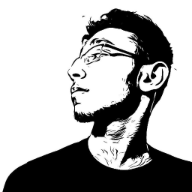
#> input picture images/12.png, 192 x 192 px, found by its file name
$ jupyter execute a.ipynb   (older library calls are emulated)
#> lines starting #> are read from the running program, lines starting #| are printed output that depends on the picture; after the words box and inside, x2 and y2 are one past the last pixel; in counts of white or black regions, pixels touching at a corner belong together
[cell 1]
import cv2
import numpy as np
import matplotlib.pyplot as plt

**mean Filtering**

kernel = $\frac 1 n^2 M_{n*n}$

[cell 2]
img= np.zeros((100,100),dtype = np.uint8)

img[30:60,30:60] = 255

plt.imshow(img,cmap = 'gray')
plt.show()

[cell 3]
kernel = np.ones((10,10),np.float32)/100
image = cv2.filter2D(img,-1,kernel)
plt.imshow(image,cmap='gray')
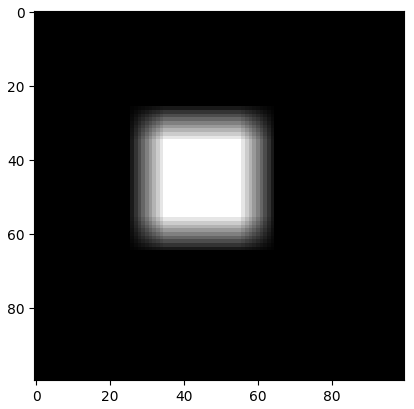
#> figure drawn by matplotlib, 1 panel

[cell 4]
img1 = cv2.imread('images/12.png')
#> img1 is the input picture: shape (192, 192, 3); min 0, max 255, mean 172.4
img1 = cv2.cvtColor(img1,cv2.COLOR_BGR2RGB)
plt.imshow(img1)
plt.show()

[cell 5]
image = cv2.filter2D(img1,-1,kernel)
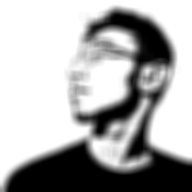
#> image: shape (192, 192, 3); min 0, max 255, mean 173.2
plt.imshow(image)

**Median Blur**

[cell 6]
medianblur = cv2.medianBlur(img1,9)
plt.imshow(medianblur)
plt.show()

[cell 7]
noise = np.random.rand(*img1.shape)*100
noise[noise<90]=0
plt.imshow(noise)

[cell 8]
noise = noise.astype('uint8')
plt.imshow(noise)

[cell 9]
noisy_image = noise+img1
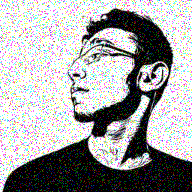
#> noisy_image: shape (192, 192, 3); mean R, G, B 164.9, 164.7, 164.7
noisy_image[noisy_image>255]=255
noisy_image = noisy_image.astype('uint8')
plt.imshow(noisy_image)

[cell 10]
plt.hist(noisy_image.ravel(),256,[0,256])
plt.show()
#> figure, not shown here; tallest bar 55841 high, from x = 255 to 256

[cell 11]
kernel1 = np.ones((5,5),np.float32)/25
smoothbhaismooth = cv2.filter2D(noisy_image,-1,kernel1)
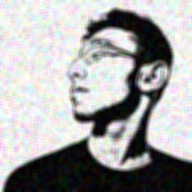
#> smoothbhaismooth: shape (192, 192, 3); mean R, G, B 164.9, 164.7, 164.7
plt.imshow(smoothbhaismooth)

[cell 12]
plt.hist(
smoothbhaismooth
    .ravel(),256,[0,256])
plt.show()
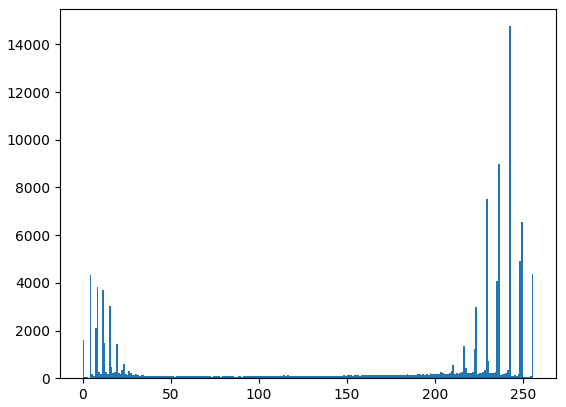
#> figure drawn by matplotlib, 1 panel; tallest bar 14760 high, from x = 242 to 243

[cell 13]
medianimg = cv2.medianBlur(noisy_image, 9)
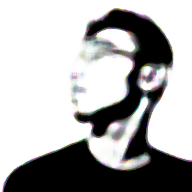
#> medianimg: shape (192, 192, 3); mean R, G, B 173.6, 173.4, 173.5
plt.imshow(medianimg)
plt.show()

Sharp a blurred image

[cell 14]
kernalforsharp = -1*np.ones((3,3),dtype=np.uint8)
kernalforsharp[1,1]=9
print(kernalforsharp)
result = cv2.filter2D(medianimg,-1,kernalforsharp)
plt.imshow(result)

[cell 15]
result = cv2.filter2D(result,-1,kernalforsharp)
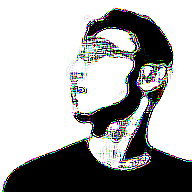
#> result: shape (192, 192, 3); mean R, G, B 171.3, 171.6, 171.6
plt.imshow(result)

[cell 16]
blurredimg = cv2.GaussianBlur(img1,(5,5),cv2.BORDER_DEFAULT)
plt.imshow(blurredimg,cmap='gray')
plt.show()

[cell 17]
sharpened = cv2.filter2D(blurredimg, -1, kernalforsharp)

plt.imshow(sharpened, cmap='gray')

[cell 18]
blur2 = cv2.GaussianBlur(img1, (7,7), cv2.BORDER_DEFAULT)
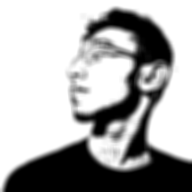
#> blur2: shape (192, 192, 3); min 0, max 255, mean 172.4

plt.imshow(blur2, cmap='gray')

[cell 19]
plt.imshow(blur2-blurredimg)

SOBEL kernel

$M_x =
\begin{pmatrix}
1 & 0 & -1\\
2 & 0 & -2\\
1 & 0 & -1
\end{pmatrix}$
$M_y =
\begin{pmatrix}
1 & 0 & -1\\
2 & 0 & -2\\
1 & 0 & -1
\end{pmatrix}^T$

[cell 20]
plt.imshow(cv2.Sobel(img1,cv2.CV_64F,0,1,ksize=5),cmap='gray')
plt.show()
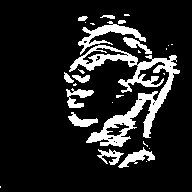
#> shown: shape (192, 192, 3) float64; values 0 (black) and 1 (white), 13.7% white; 28 white regions (16 under 20 px), largest, box (x1, y1, x2, y2) and area: (69, 45, 180, 147) 2967, (78, 21, 146, 55) 619, (118, 147, 155, 168) 286

[cell 21]
mask = np.zeros(img1.shape[:-1],dtype='uint8')
mask[50:100,60:100]=255
plt.imshow(cv2.bitwise_and(img1,img1,mask=mask))
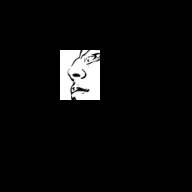
#> shown: shape (192, 192, 3); min 0, max 255, mean 12.3
